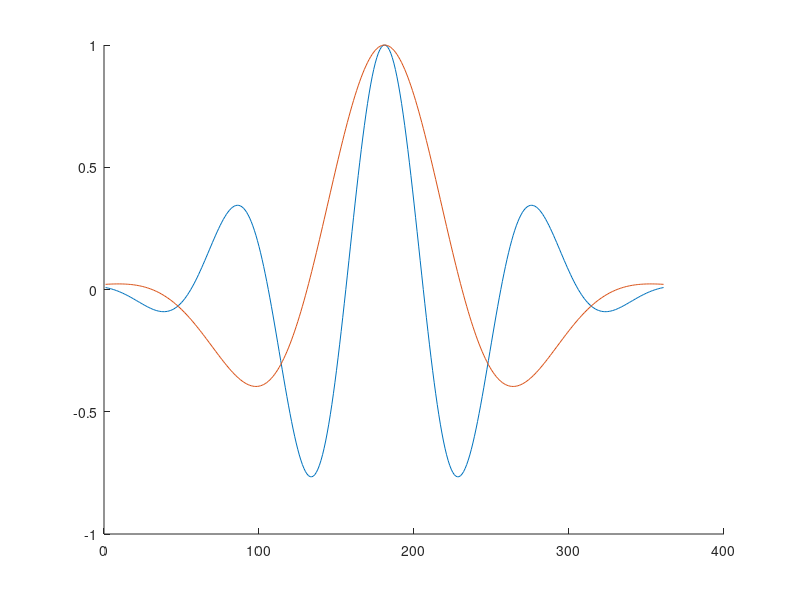

The MATLAB script that drew this image:
%% Wavelets

a1 = 15;
b1 = 10;
a2 = 15;
b2 = 5;

morlet1 = @(t) exp(-(a1.^2.*t.^2)/2).*cos(2*pi.*b1.*t);
morlet2 = @(t) exp(-(a2.^2.*t.^2)/2).*cos(2*pi.*b2.*t);

T = -0.18:0.001:0.18

hold on

plot(morlet1(T));
plot(morlet2(T));
